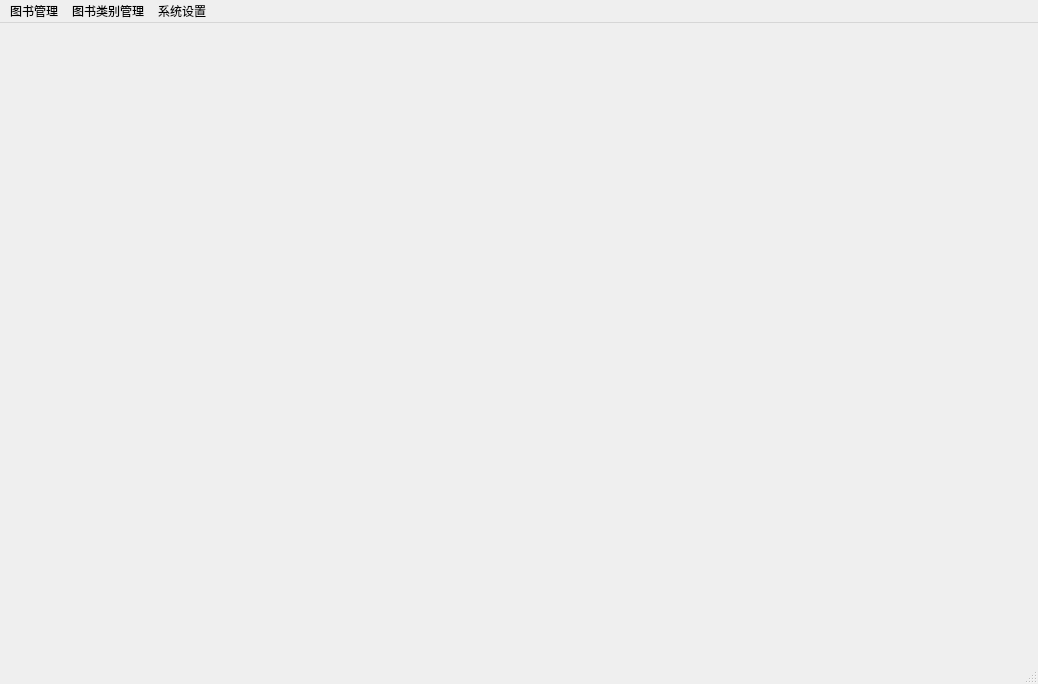
<?xml version="1.0" encoding="UTF-8"?>
<ui version="4.0">
 <class>mainwindows</class>
 <widget class="QMainWindow" name="mainwindows">
  <property name="windowModality">
   <enum>Qt::NonModal</enum>
  </property>
  <property name="geometry">
   <rect>
    <x>0</x>
    <y>0</y>
    <width>1038</width>
    <height>684</height>
   </rect>
  </property>
  <property name="windowTitle">
   <string>图书管理系统</string>
  </property>
  <property name="windowIcon">
   <iconset>
    <normaloff>../images/logo.png</normaloff>../images/logo.png</iconset>
  </property>
  <widget class="QWidget" name="centralwidget"/>
  <widget class="QMenuBar" name="menubar">
   <property name="geometry">
    <rect>
     <x>0</x>
     <y>0</y>
     <width>1038</width>
     <height>22</height>
    </rect>
   </property>
   <widget class="QMenu" name="menu">
    <property name="title">
     <string>图书管理</string>
    </property>
    <addaction name="action"/>
    <addaction name="action_2"/>
   </widget>
   <widget class="QMenu" name="menu_2">
    <property name="title">
     <string>图书类别管理</string>
    </property>
    <addaction name="action_3"/>
    <addaction name="action_4"/>
   </widget>
   <widget class="QMenu" name="menu_3">
    <property name="title">
     <string>系统设置</string>
    </property>
    <addaction name="action_5"/>
    <addaction name="action_6"/>
    <addaction name="separator"/>
    <addaction name="actionAbout"/>
    <addaction name="actionHelp"/>
   </widget>
   <addaction name="menu"/>
   <addaction name="menu_2"/>
   <addaction name="menu_3"/>
  </widget>
  <widget class="QStatusBar" name="statusbar"/>
  <action name="action">
   <property name="icon">
    <iconset>
     <normaloff>../images/add.png</normaloff>../images/add.png</iconset>
   </property>
   <property name="text">
    <string>图书添加</string>
   </property>
  </action>
  <action name="action_2">
   <property name="icon">
    <iconset>
     <normaloff>../images/modify.png</normaloff>../images/modify.png</iconset>
   </property>
   <property name="text">
    <string>图书信息管理</string>
   </property>
  </action>
  <action name="action_3">
   <property name="icon">
    <iconset>
     <normaloff>../images/add.png</normaloff>../images/add.png</iconset>
   </property>
   <property name="text">
    <string>图书类别添加</string>
   </property>
  </action>
  <action name="action_4">
   <property name="icon">
    <iconset>
     <normaloff>../images/modify.png</normaloff>../images/modify.png</iconset>
   </property>
   <property name="text">
    <string>图书类别信息管理</string>
   </property>
  </action>
  <action name="action_5">
   <property name="icon">
    <iconset>
     <normaloff>../images/password.png</normaloff>../images/password.png</iconset>
   </property>
   <property name="text">
    <string>修改密码</string>
   </property>
  </action>
  <action name="action_6">
   <property name="icon">
    <iconset>
     <normaloff>../images/exit.png</normaloff>../images/exit.png</iconset>
   </property>
   <property name="text">
    <string>安全退出</string>
   </property>
  </action>
  <action name="actionAbout">
   <property name="icon">
    <iconset>
     <normaloff>../images/about.png</normaloff>../images/about.png</iconset>
   </property>
   <property name="text">
    <string>About</string>
   </property>
  </action>
  <action name="actionHelp">
   <property name="icon">
    <iconset>
     <normaloff>../images/bookManager.png</normaloff>../images/bookManager.png</iconset>
   </property>
   <property name="text">
    <string>Help</string>
   </property>
  </action>
 </widget>
 <resources/>
 <connections/>
</ui>
